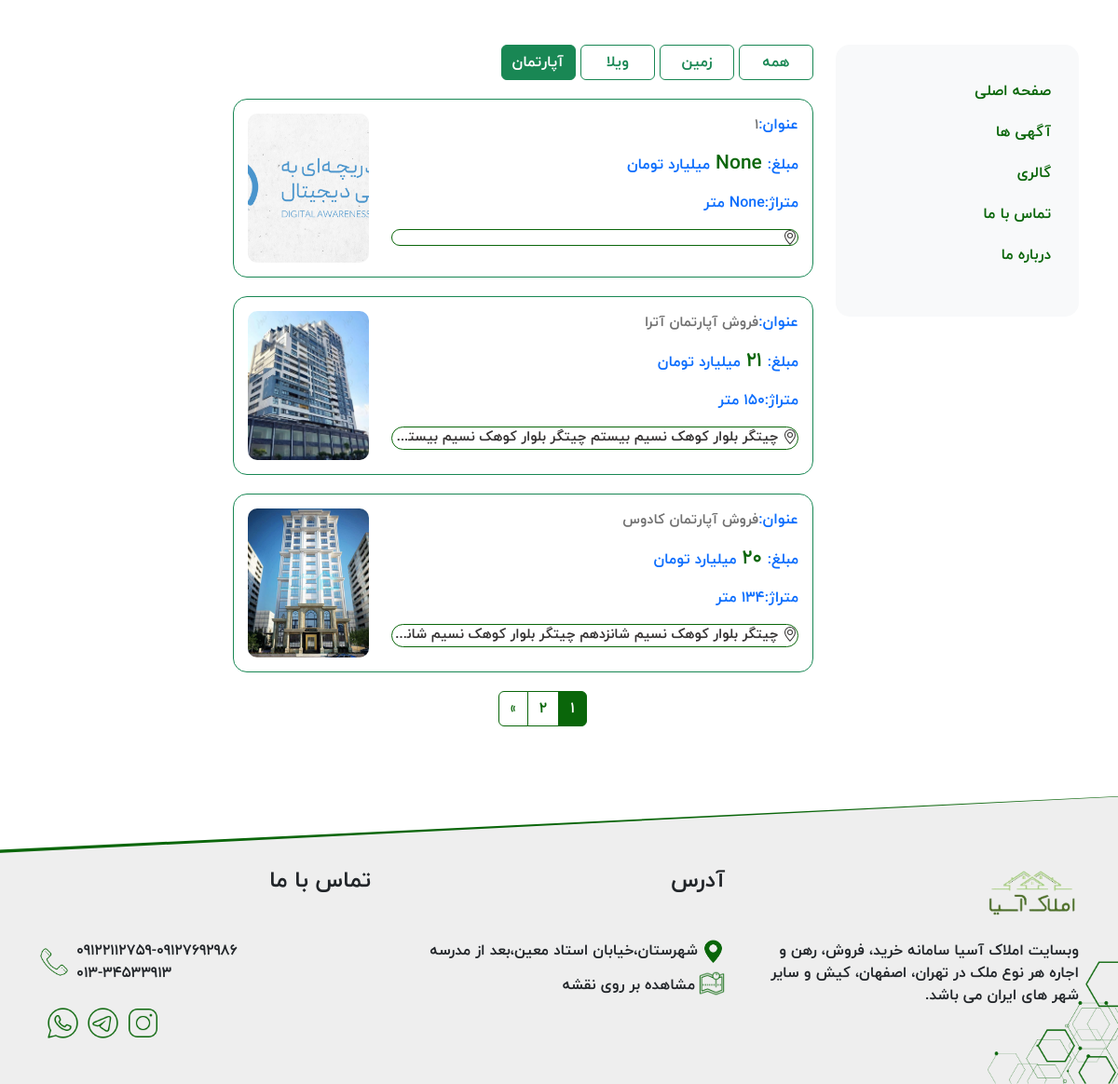
The app's page /Ads/Apartment, older data.
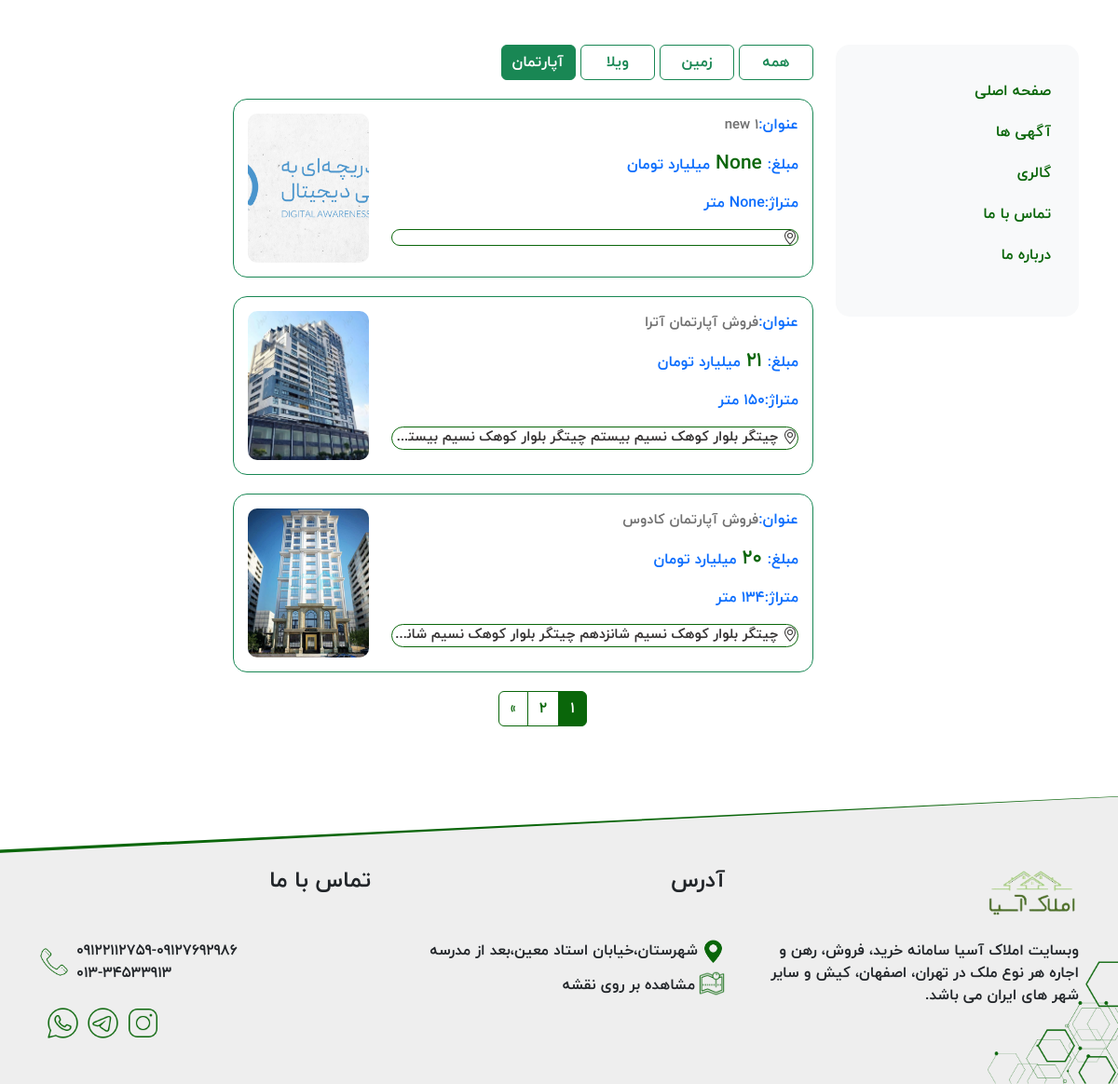
The same page, newer data.
### Ads/models.py (models this page shows, shortened)
class Apartment(models.Model):
    fa_db_name = models.CharField(max_length=20, editable=False, default='آپارتمان', verbose_name='نام جدول (فارسی)')
    en_db_name = models.CharField(max_length=20, editable=False, default='Apartment', verbose_name='نام جدول (انگلیسی)')
    title = models.CharField(max_length=200, verbose_name='عنوان')
    category = models.ForeignKey(Category, on_delete=models.CASCADE, blank=True, null=True, verbose_name='دسته بندی')
    NumberOfRooms = models.IntegerField(blank=True, null=True, verbose_name='تعداد اتاق خواب')
    floor = models.IntegerField(blank=True, null=True, verbose_name='طبقه')
    size = models.IntegerField(blank=True, null=True, verbose_name='متراژ')
    have_Warehouse = models.BooleanField(default=False, verbose_name='آیا انباری دارد ؟')
    have_parking = models.BooleanField(default=False, verbose_name='آیا پارکینگ دارد ؟')
    have_balcony = models.BooleanField(default=False, verbose_name='آیا بالکن دارد ؟')
    adaptive = models.BooleanField(default=False, verbose_name='آیا قیمت توافقی است ؟')
    currency = models.ForeignKey(Currency, on_delete=models.CASCADE, blank=True, null=True, verbose_name='واحد پول')
    PricePerMeter = models.BigIntegerField(blank=True, null=True,
                                           verbose_name='قیمت هر متر')
    totalPrice = models.BigIntegerField(blank=True, null=True,
                                        verbose_name='قیمت کل')
    prepayment = models.IntegerField(blank=True, null=True, verbose_name='پیش پرداخت')
    rent = models.IntegerField(blank=True, null=True, verbose_name='اجاره')
    address = models.TextField(blank=True, null=True, verbose_name='آدرس')
    description = models.TextField(blank=True, null=True, verbose_name='توضیحات')
    location = models.CharField(max_length=200, blank=True, null=True, verbose_name='آدرس در نقشه')
    dateTimeCreated = models.DateTimeField(auto_now_add=True, blank=True, null=True, editable=False,
                                           verbose_name='تاریخ و زمان ایجاد آگهی')
    priority = models.IntegerField(
        default=5,
        validators=[MinValueValidator(0), MaxValueValidator(10)],
        blank=True, null=True,
        verbose_name='اولویت',
    )
    pic1 = models.ImageField(upload_to='apartments', blank=True, null=True, verbose_name='عکس ۱')
    pic2 = models.ImageField(upload_to='apartments', blank=True, null=True, verbose_name='عکس ۲')
    pic3 = models.ImageField(upload_to='apartments', blank=True, null=True, verbose_name='عکس ۳')
    pic4 = models.ImageField(upload_to='apartments', blank=True, null=True, verbose_name='عکس ۴')
    pic5 = models.ImageField(upload_to='apartments', blank=True, null=True, verbose_name='عکس ۵')
    pic6 = models.ImageField(upload_to='apartments', blank=True, null=True, verbose_name='عکس ۶')
    class Meta:
        db_table = 'Apartment'
        verbose_name = 'آگهی آپارتمان'
        verbose_name_plural = 'آگهی آپارتمان ها'

### Ads/views.py (the view)
# urls.py: path('Apartment', views.show_apartment_ads, name='showApartmentAds'),
def show_apartment_ads(request):
    apartments = Apartment.objects.all().order_by('-id')
    footer_data = FooterData.objects.filter(is_active=True).last()
    ads_per_page = footer_data.per_page_item
    paginator = Paginator(apartments, ads_per_page)
    page = request.GET.get('page')
    try:
        ads = paginator.page(page)
    except PageNotAnInteger:
        ads = paginator.page(1)
    except EmptyPage:
        ads = paginator.page(paginator.num_pages)
    context = {
        'apartments': ads,
        'FooterData': footer_data,
    }
    return render(request, 'Ads/ApartmentAds.html', context)

### Ads/templates/Ads/ApartmentAds.html (shortened to what this page needs)
{% extends 'base/layout.html' %}
{% block main %}
    <div class="col-md-9 col-12 agahiha">
        <div class="buttons">
            <a href="{% url 'AllAds' %}" class="btn btn-outline-success">همه</a>
            <a href="{% url 'showLandAds' %}" class="btn btn-outline-success">زمین</a>
            <a href="{% url 'showVillaAds' %}" class="btn btn-outline-success">ویلا</a>
            <a href="{% url 'showApartmentAds' %}" class="btn btn-success">آپارتمان</a>
        </div>
        {% for apartment in apartments %}
            <a href="{% url 'signle-ad' db_name=apartment.en_db_name ad_id=apartment.id %}" class="link-box">
            <div class="box-agahi">
                <div class="row row-agahi">
                    <div class="col-lg-9 col-8 text">
                        <div class="information">
                            <p>عنوان:<span>{{ apartment.title }}</span></p>
                            <p>مبلغ:<span class="mablagh">{{ apartment.totalPrice }}</span>میلیارد تومان</p>
                            <p>متراژ:{{ apartment.size }} متر</p>
                            <p class="address">
                                {{ apartment.address }}
                            </p>
                        </div>
                    </div>
                    <div class="col-lg-3 col-4 d-flex photo-box">
                        <div class="photo-agahi">
                            <img
                                    src="{{ apartment.pic1.url }}"
                                    alt="{{ apartment.title }}"
                            />
                        </div>
                    </div>
                </div>
            </div>
            </a>
        {% endfor %}
        <nav aria-label="Page navigation example">
            <ul class="pagination page-number">
                {% for pageNumber in apartments.paginator.page_range %}
                    <li class="page-item">
                        <a class="page-link {% if apartments.number == pageNumber %}page_active{% endif %}" href="?page={{ pageNumber }}" {% if apartments.number == pageNumber %}style="color: white; background-color: #0a660a" {% endif %}>{{ pageNumber }} </a>
                    </li>
                {% endfor %}
                {% if apartments.has_next %}
                    <li class="page-item">
                        <a class="page-link" href="?page={{ apartments.next_page_number }}" aria-label="Next">
                            <span aria-hidden="true">&raquo;</span>
                        </a>
                    </li>
                {% endif %}
            </ul>
        </nav>
    </div>
{% endblock %}
{% block site_description %}
    {{ FooterData.site_description }}
{% endblock %}
{% block address %}
    {{ FooterData.address }}
{% endblock %}
{% block location %}
    {{ FooterData.location }}
{% endblock %}
{% block footer_logo %}
    {{ FooterData.site_logo.url }}
{% endblock %}
{% block phone_number %}
    {{ FooterData.phone_number }}
{% endblock %}
{% block landline_phone %}
    {{ FooterData.landline_phone }}
{% endblock %}
{% block instagram %}
    {{ FooterData.instagram }}
{% endblock %}
{% block telegram %}
    {{ FooterData.telegram }}
{% endblock %}
{% block whatsapp %}
    {{ FooterData.whatsapp }}
{% endblock %}

Row changes from the older to the newer data that the page shows:
changed Apartment "None": title "1" → "1 new"
